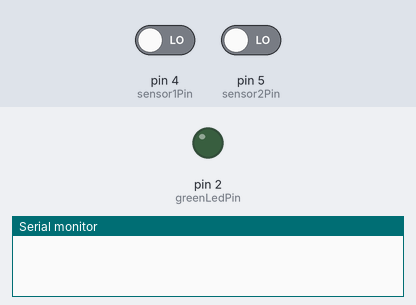
A sketch run on a simulated Arduino Uno, built with avr-gcc and run on an emulated ATmega328P. Parts: output pins drawn as LEDs (lit = HIGH), the last lines printed to the serial monitor. Inputs (shaded band) come from the test bench; at power-on: pin 4 (sensor1Pin) LOW, pin 5 (sensor2Pin) LOW.

Above: at 1.6 s.
1.7 s: pin 4 (sensor1Pin) driven HIGH
At 2.9 s:
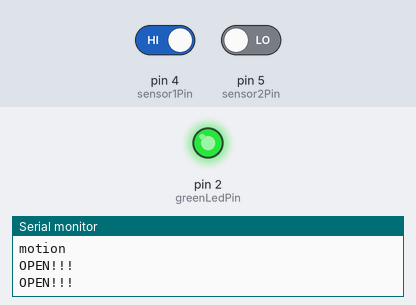
5.2 s: pin 4 (sensor1Pin) driven LOW
At 6.7 s:
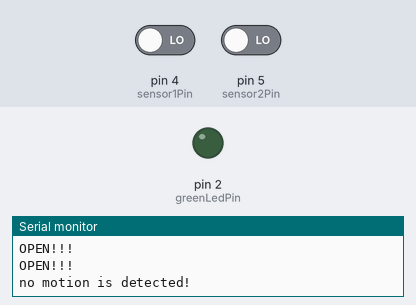
Timing chart, 0 to 8.2 s (numbered marks = the images above; inputs shaded):
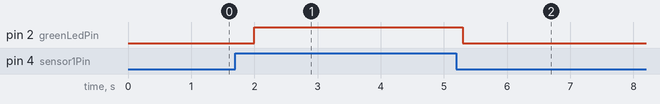

The sketch:

test_with_ledBtn_nowifi.ino
```cpp
/**************************************************************************
  Uses DIY Electronics Projects'Arduino with PIR Motion Sensor:https://create.arduino.cc/projecthub/biharilifehacker/arduino-with-pir-motion-sensor-fd540a
  created 19 April 2022
  modified 19 April 2022
  by I-Jon Hsieh
 **************************************************************************/
const int greenLedPin = 2;         // the pin that the green LED is atteched to
const int blueLedPin = 3;          // the pin that the blue LED is atteched to

const int sensor1Pin = 4;              // the pin that the red button is atteched to
const int sensor2Pin = 5;           // the pin that the yellow button is atteched to

int state1 = LOW;               // by default, no motion detected
int state2 = LOW;               // by default, no human detected
int val1 = LOW;                 // variable to store the red button status (value)
int val2 = LOW;                 // variable to store the yellow button status (value)


void setup() {
  pinMode(greenLedPin, OUTPUT);       // initalize green LED as a digital output
  pinMode(sensor1Pin, INPUT);         // initialize red button as an input
  pinMode(sensor2Pin, INPUT);         // initialize yellow button as an input
  Serial.begin(9600);                 // initialize serial
}

void loop() {
  val1 = digitalRead(sensor1Pin);   // read red button value
  val2 = digitalRead(sensor2Pin);   // read yellow button value

  state1 = checkSensorState(val1, greenLedPin, state1, "motion");
  state2 = checkSensorState(val2, blueLedPin, state2, "human");


  if(state1 == HIGH && state2 == LOW){
    Serial.println("OPEN!!!");
  }
}


int checkSensorState(int sensorVal, int ledPin, int state, String subject){
    if (sensorVal == HIGH) {           // check if the sensor is HIGH
    digitalWrite(ledPin, HIGH);        // turn LED ON
    delay(100);                        // delay 100 milliseconds
    if (state == LOW) {
      Serial.println(subject);
      state = HIGH;                    // update variable state to HIGH
    }
  }
  else {
    digitalWrite(ledPin, LOW);         // turn LED OFF
    delay(200);                        // delay 200 milliseconds
    if (state == HIGH) {
      Serial.print("no ");
      Serial.print(subject);
      Serial.println(" is detected!");
      state = LOW;                     // update variable state to LOW
    }
  }
  return state;
}
```

Measured:
- after the input at 1.7 s, pin 2 (greenLedPin): LOW → HIGH after 0.30 s
- after the input at 5.2 s, pin 2 (greenLedPin): HIGH → LOW after 0.10 s
